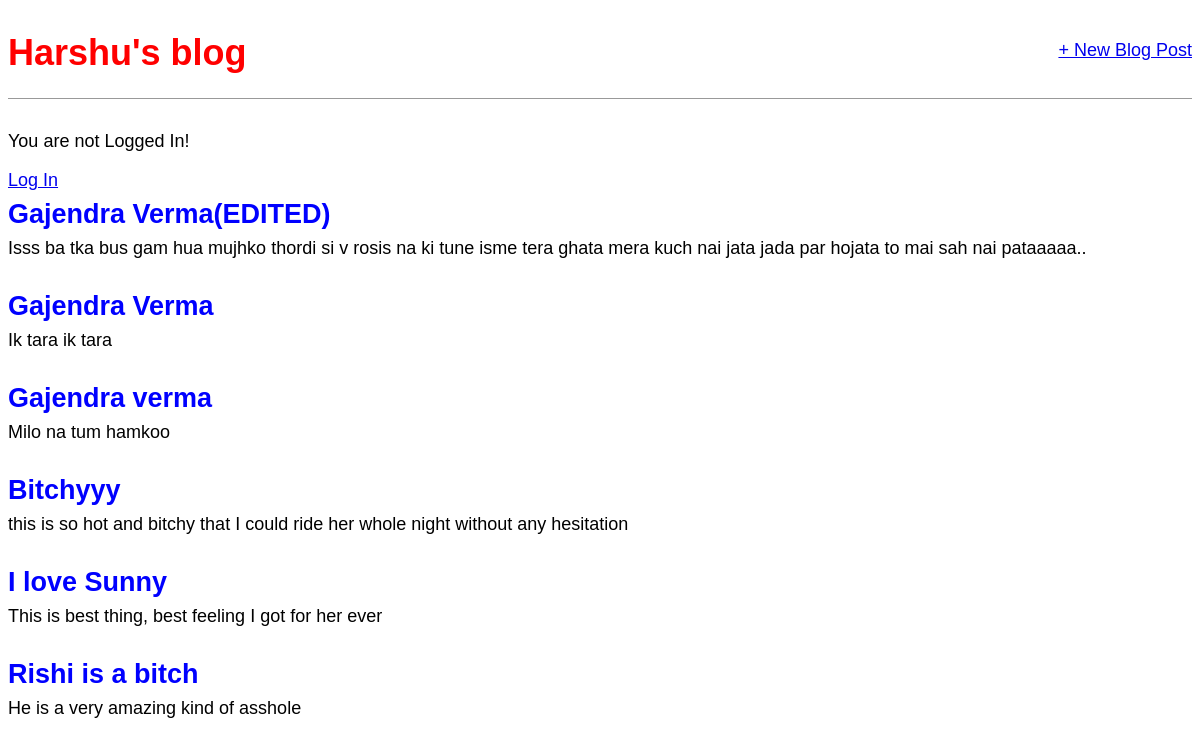
Before: / with the older database file.
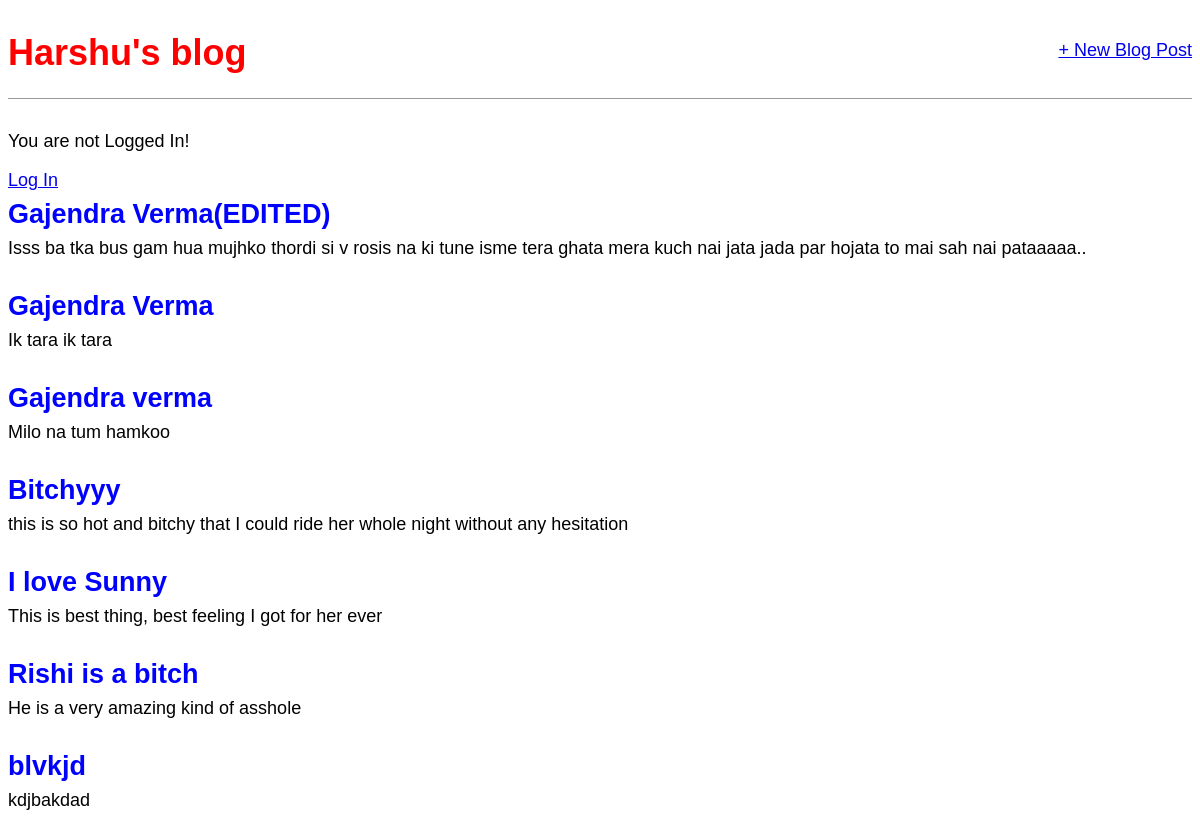
After: the same page with the newer database file.
### blog/models.py (models this page shows, shortened)
class Post(models.Model):
    title = models.CharField(max_length = 100)
    author = models.ForeignKey('auth.User',on_delete=models.CASCADE)
    body = models.TextField()

### blog/views.py (the view)
# urls.py: path('',BlogListView.as_view(),name = 'home')
class BlogListView(ListView):
    model = Post
    template_name = 'home.html'

### templates/home.html
{% extends 'base.html' %}
{% block content %}
   {% for post in object_list%}
   <div class="post-entry">
        <h2><a href = "{% url 'post_detail' post.pk %}">{{ post.title }}</a></h2>
        <p> {{ post.body }} </p>
   </div>
   {% endfor %}
{% endblock content %}

Changed rows visible on the page:
added Post: title "blvkjd", body "kdjbakdad"
